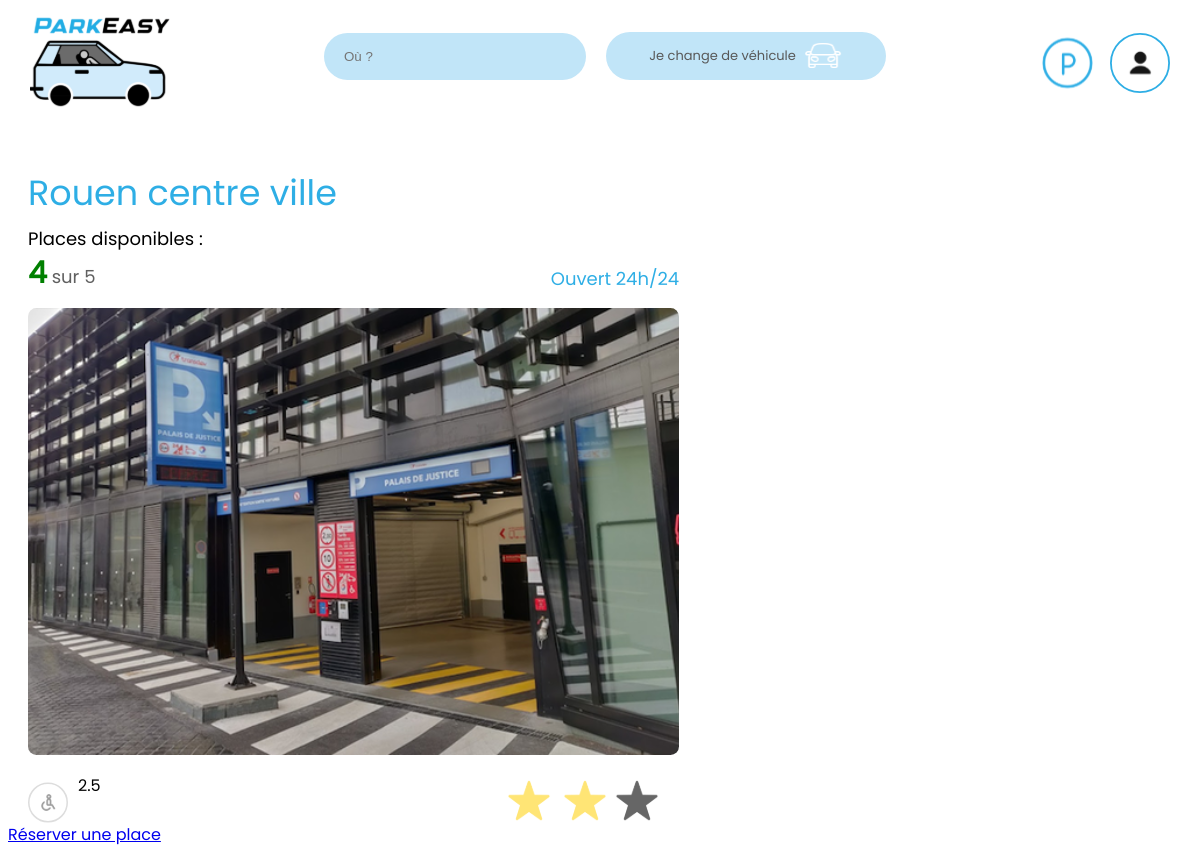
Before: /detailparking/2 with the older database file.
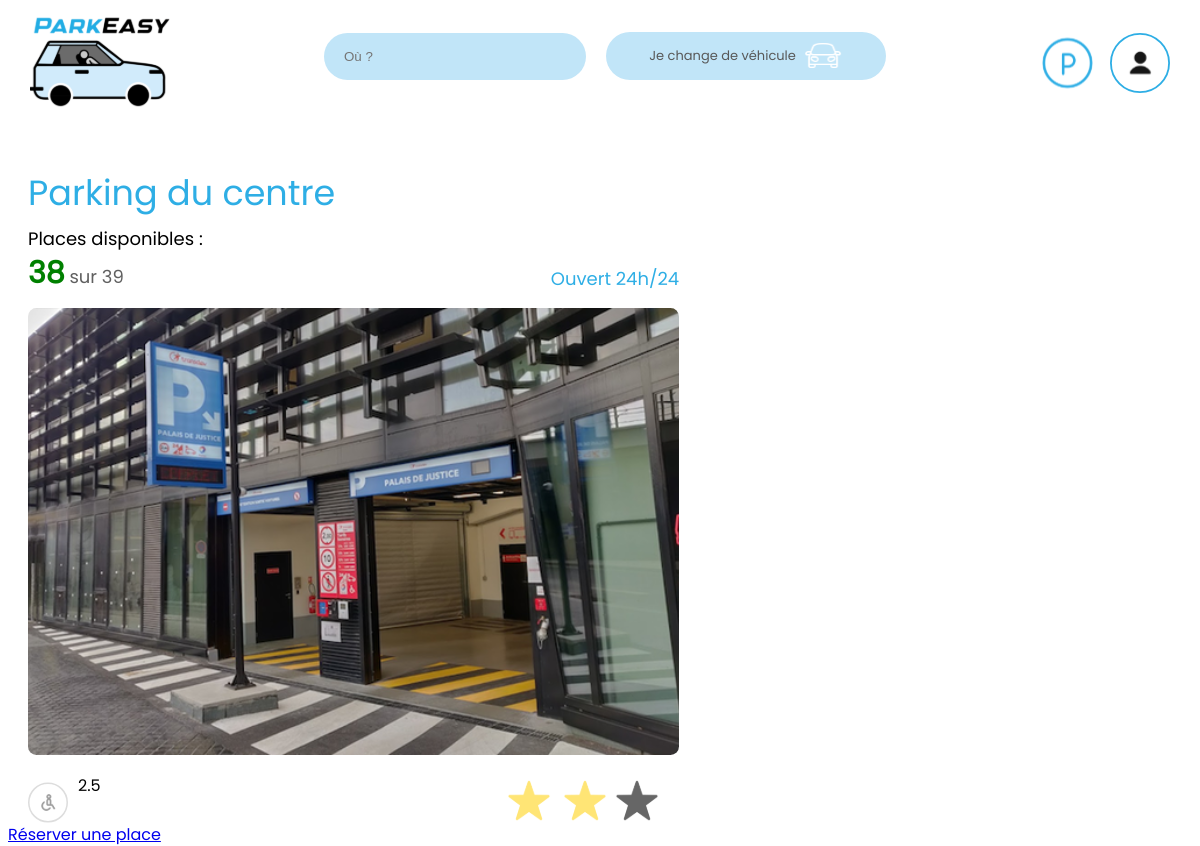
After: the same page with the newer database file.
### tables this page shows
CREATE TABLE Parking (
        Park_Id INTEGER PRIMARY KEY AUTOINCREMENT,
        Nom_Parking TEXT UNIQUE NOT NULL,
        Adresse_Parking TEXT NOT NULL,
        Ville_Parking TEXT NOT NULL,
        Hauteur_max REAL NOT NULL,
        A_Places_handicapees INTEGER NOT NULL DEFAULT 0,
        Est_Sous_Surveillance INTEGER NOT NULL DEFAULT 0,
        Est_Couvert INTEGER NOT NULL DEFAULT 0,
        Est_Horaire_24h INTEGER NOT NULL DEFAULT 0 
    );

### app.py (the view)
@app.route('/detailparking/<int:parking_id>')
def detailparking(parking_id):
    with connect_db() as db:
        cursor = db.cursor()
        cursor.execute("SELECT * FROM Parking WHERE Park_Id = ?", (parking_id,))
        parking_info = cursor.fetchone()
        cursor.execute("SELECT COUNT(Place.Place_Id) FROM Place LEFT JOIN Reservation ON Place.Place_Id = Reservation.Place_Id AND Reservation.Date_Fin_Reservation >= datetime('now') WHERE Place.Park_Id = ? AND Reservation.Place_Id IS NULL;", (parking_id,))
        nombre_places_disponibles_parking = cursor.fetchone()[0]
        cursor.execute("SELECT COUNT(Place.Place_Id) FROM Place WHERE Park_Id = ?", (parking_id,))
        nombre_places_totales_parking = cursor.fetchone()[0]
    return render_template('DetailParking.html', parking_info=parking_info , nombre_places_disponibles_parking=nombre_places_disponibles_parking, nombre_places_totales_parking=nombre_places_totales_parking)

### app.py (called while the page is built)
def connect_db():
    db_path = 'ParkEase.db'
    return sqlite3.connect(db_path)

### templates/DetailParking.html (shortened to what this page needs)
<!DOCTYPE html>
<html lang="fr">
  <head>
    <link rel="stylesheet" href="/static/reset.css" />
    <link rel="stylesheet" href="/static/detailparking.css" />
    <link rel="stylesheet" href="/static/global.css" />
  </head>
  <body>
    <div class="navbar">
      <a href="/home"
        ><img class="logo" src="../static/Picture/logo.svg" alt="logo"
      /></a>
      <div class="barrederecherche">
        <input
          class="input"
          type="text"
          id=""
          name=""
          placeholder="Où ?"
          required
        />
        <div class="vehicule">
          <p class="paragraphvehicule">Je change de véhicule</p>
          <img class="car" src="../static/Picture/Car.svg" alt="car" />
        </div>
      </div>
      <div class="navaccount">
        <img
          class="indication"
          src="../static/Picture/indication.svg"
          alt="indication"
        />
        <img
          class="account"
          src="../static/Picture/account.svg"
          alt="account"
        />
      </div>
    </div>
    <div class="wrapper">
      <div class="wrappercontainer">
        <div class="leftcontainer">
          <h1 class="title">{{ parking_info[1] }}</h1>
          <p class="paragraph">Places disponibles :</p>
          <div class="container">
            <p class="nbdeplace">
              <span id="green">{{ nombre_places_disponibles_parking }}</span>
              sur {{ nombre_places_totales_parking }}
            </p>
            {% if parking_info[8] %}
            <p class="ouverture">Ouvert 24h/24</p>
            {% endif %}
          </div>
          <img
            class="parkingpicture"
            src="../static/Picture/parkingimage.svg"
            alt=""
          />
          <div class="information">
            <div class="picturecontainer">
              {% if parking_info[5] %}
              <img
                class="picture"
                src="../static/Picture/handicap.svg"
                alt="handicap"
              />
              {% endif %}  {{ parking_info[4] }}
            </div>
            <div class="note">
              <img src="../static/Picture/etoile.svg" alt="" />
            </div>
          </div>
        </div>
        <div class="rightcontainer">
          <a class="bouton" href="/reservation/{{  parking_info[0] }}">Réserver une place</a>
        </div>
      </div>
    </div>
  </body>
</html>

Changed rows visible on the page:
changed Parking: Nom_Parking "Rouen centre ville" → "Parking du centre"
Other visible differences:
{{ nombre_places_disponibles_parking }}: "4" → "38"
{{ nombre_places_totales_parking }}: "5" → "39"
